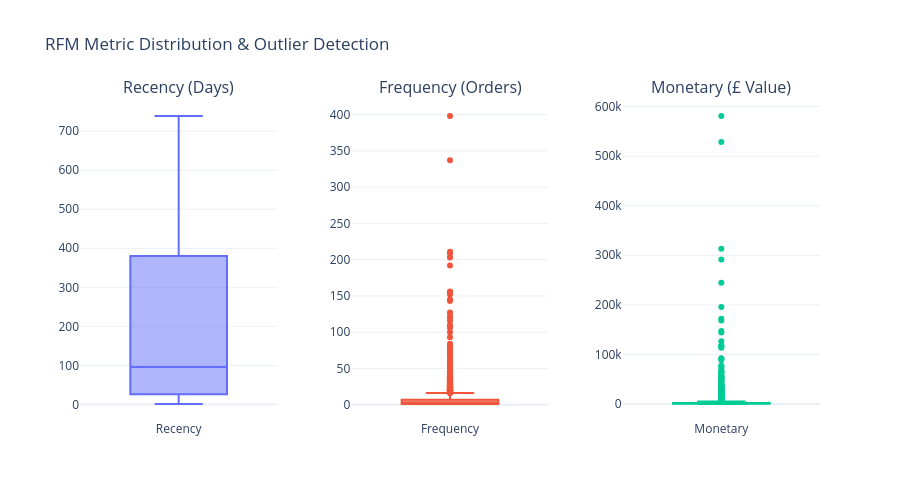

Notebook code for this chart:
### Code cell
# Create a figure with 3 side-by-side subplots
fig = make_subplots(
    rows=1, cols=3,
    subplot_titles=("Recency (Days)", "Frequency (Orders)", "Monetary (£ Value)"),
    horizontal_spacing=0.1
)

# 1. Recency Box Plot
fig.add_trace(go.Box(y=customer_data['Recency'], name='Recency', boxpoints='outliers'), row=1, col=1)

# 2. Frequency Box Plot 
fig.add_trace(go.Box(y=customer_data['Frequency'], name='Frequency', boxpoints='outliers'), row=1, col=2)

# 3. Monetary Box Plot
fig.add_trace(go.Box(y=customer_data['Monetary'], name='Monetary', boxpoints='outliers'), row=1, col=3)

# Update layout for a professional look
fig.update_layout(
    title_text="RFM Metric Distribution & Outlier Detection",
    template="plotly_white",
    showlegend=False,
    height=500
)

# Optional: Use log scale for Monetary if you have extreme 'Whale' customers
# fig.update_yaxes(type="log", row=1, col=3)

fig.show()

### Figure 1 — Plotly figure (JSON) as saved in the notebook; plotly's stock layout.template omitted (floating-point values rounded to 4 significant figures; data arrays with more than 128 entries replaced by an {"elided": "..."} marker saying what was removed)
{"data": [{"boxpoints": "outliers", "name": "Recency", "type": "box", "xaxis": "x", "y": {"elided": "5881 int values"}, "yaxis": "y"}, {"boxpoints": "outliers", "name": "Frequency", "type": "box", "xaxis": "x2", "y": {"elided": "5881 int values"}, "yaxis": "y2"}, {"boxpoints": "outliers", "name": "Monetary", "type": "box", "xaxis": "x3", "y": {"elided": "5881 float values"}, "yaxis": "y3"}], "layout": {"annotations": [{"font": {"size": 16}, "showarrow": false, "text": "Recency (Days)", "x": 0.1333, "xanchor": "center", "xref": "paper", "y": 1, "yanchor": "bottom", "yref": "paper"}, {"font": {"size": 16}, "showarrow": false, "text": "Frequency (Orders)", "x": 0.5, "xanchor": "center", "xref": "paper", "y": 1, "yanchor": "bottom", "yref": "paper"}, {"font": {"size": 16}, "showarrow": false, "text": "Monetary (£ Value)", "x": 0.8667, "xanchor": "center", "xref": "paper", "y": 1, "yanchor": "bottom", "yref": "paper"}], "height": 500, "showlegend": false, "title": {"text": "RFM Metric Distribution & Outlier Detection"}, "xaxis": {"anchor": "y", "domain": [0, 0.2667]}, "xaxis2": {"anchor": "y2", "domain": [0.3667, 0.6333]}, "xaxis3": {"anchor": "y3", "domain": [0.7333, 1]}, "yaxis": {"anchor": "x", "domain": [0, 1]}, "yaxis2": {"anchor": "x2", "domain": [0, 1]}, "yaxis3": {"anchor": "x3", "domain": [0, 1]}}}
